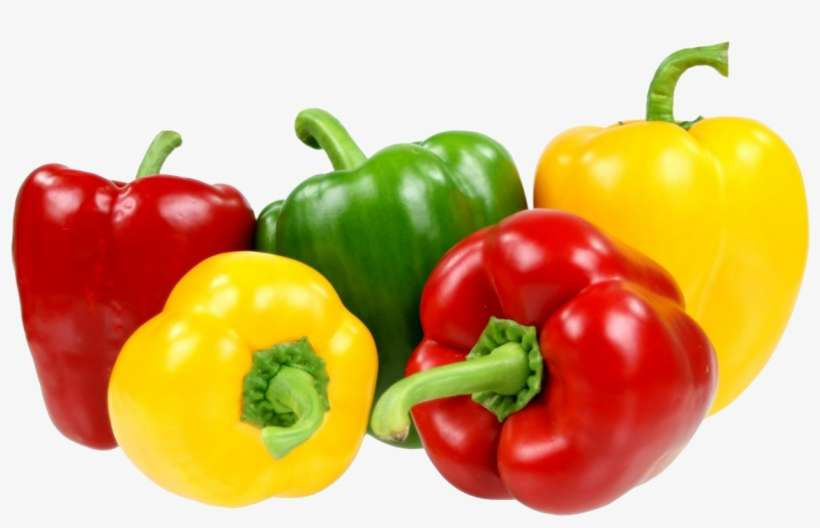
%> input picture peppers.jpg, 820 x 528 px
$ octave codeee.m   (GNU Octave 9; MATLAB toolbox functions it lacks are replaced by stand-ins)
%> lines starting %> are read from the running program, lines starting %| are printed output that depends on the picture; in (x1, y1, x2, y2) boxes, pixels count from 0 and x2, y2 are one past the last pixel; in counts of white or black regions, pixels touching at a corner belong together; the program's own positions count from 1
% Conversion of colour image to gray image
RGB = imread('peppers.jpg');
%> RGB is the input picture: size 528x820x3 uint8; mean R, G, B 216.5, 177.3, 123.2
subplot(1,2,1);
imshow(RGB);
subplot(1,2,2);
x = rgb2gray(RGB);
imshow(x)

%Image enhancement
poutOriginal = imread('pout.jfif');
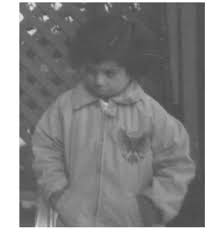
%> input picture pout.jfif, 218 x 232 px
%> poutOriginal is the input picture: size 232x218x3 uint8; min 65, max 255, mean 135.5
pout = rgb2gray(poutOriginal);
pout_imadjust = imadjust(pout);
pout_histeq = histeq(pout);
pout_adapthisteq = adapthisteq(pout);
montage({pout,pout_imadjust,pout_histeq,pout_adapthisteq},'Size',[1 4])
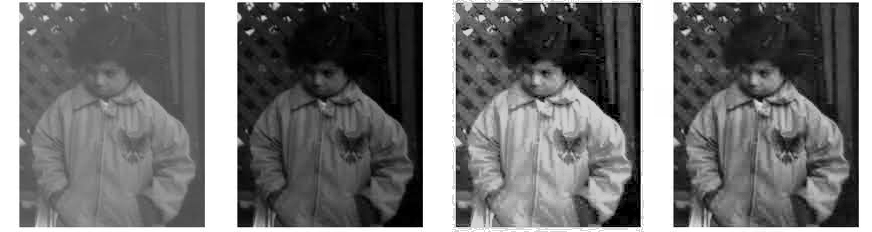
%> displayed picture: size 232x872, on the screen's scale of 0 to 255; min 0, max 255, mean 114.4
title('Original Image and Enhanced Images using imadjust, histeq, and adapthisteq')


% Program for Edge Detection
I = imread('trees.jpeg');
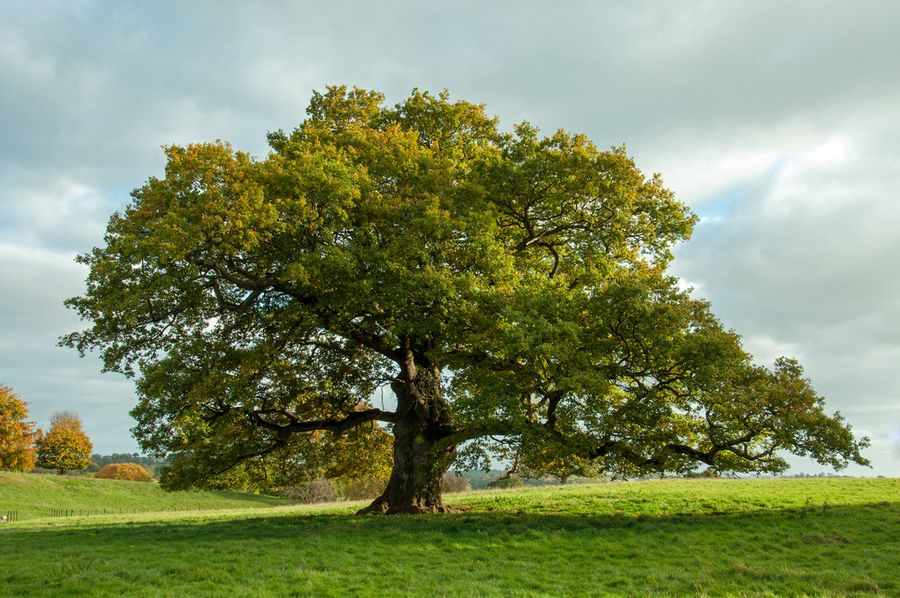
%> input picture trees.jpeg, 900 x 598 px
%> I is the input picture: size 598x900x3 uint8; mean R, G, B 126.9, 139.5, 101
I1=rgb2gray(I);
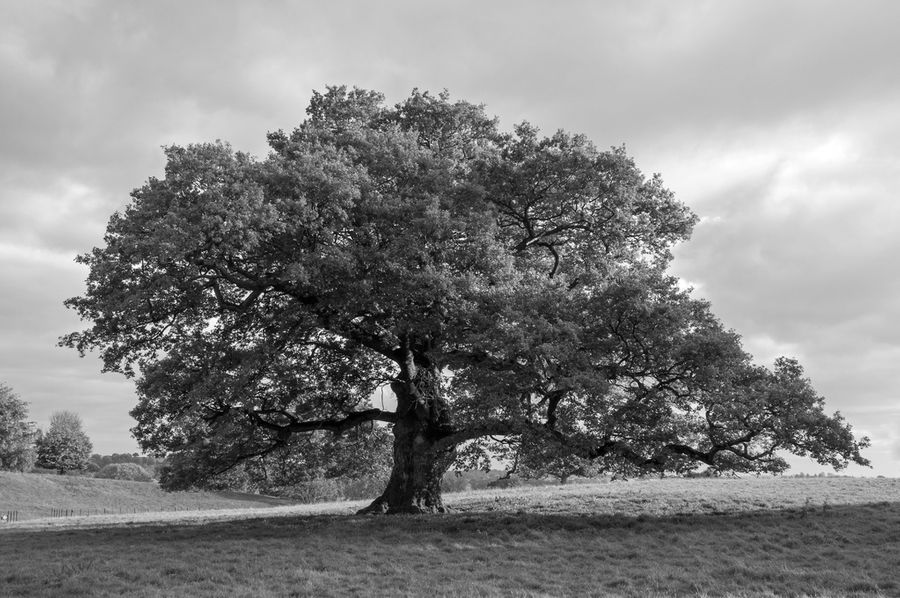
%> I1: size 598x900 uint8; min 0, max 255, mean 131.4
BW1 = edge(I1,'sobel');
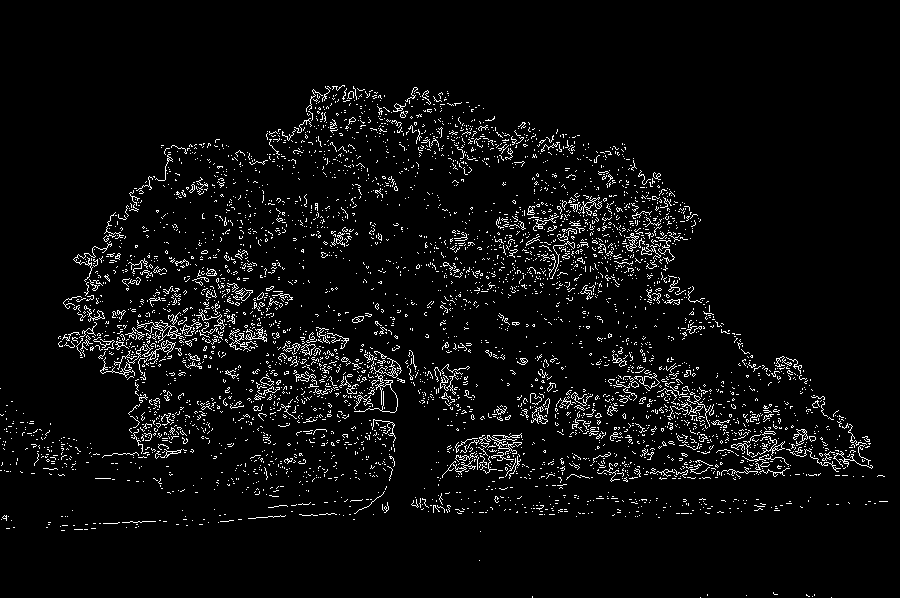
%> BW1: size 598x900 logical; 4.6% white in thin lines or dots, all inside (x1, y1, x2, y2) = (0, 85, 888, 598)
BW2 = edge(I1,'canny');
%> BW2: size 598x900 logical; 10.7% white in thin lines or dots, all inside (x1, y1, x2, y2) = (1, 85, 899, 597)
BW3= edge(I1,'Prewitt');
%> BW3: size 598x900 logical; 4.6% white in thin lines or dots, all inside (x1, y1, x2, y2) = (0, 85, 889, 598)
tiledlayout(1,4)
nexttile
imshow(I)
title('orginal image')
nexttile
imshow(BW1)
title('Sobel Filter')
nexttile
imshow(BW2)
title('Canny Filter')
nexttile
imshow(BW3)
title('Pretwitt Filter')


%Assignment 1
originalImage = imread('trees.jpeg');
originalHistogram = imhist(originalImage);
%> originalHistogram = 256 values, max 46965 at index 1, min 506 at index 255, mean 6307
equalizedImage = histeq(originalImage);
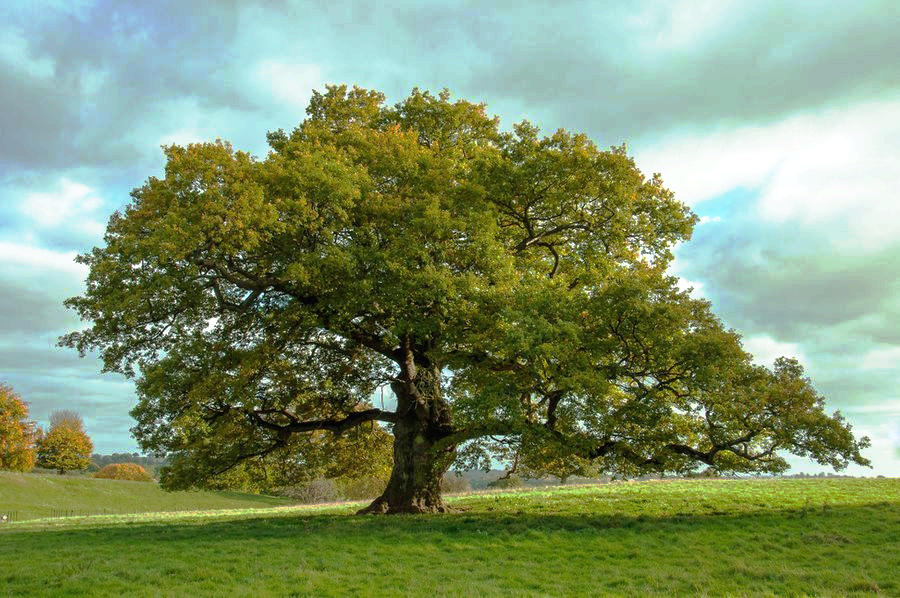
%> equalizedImage: size 598x900x3 uint8; mean R, G, B 126.4, 145.8, 106.7
equalizedHistogram = imhist(equalizedImage);
%> equalizedHistogram = 256 values, max 62296 at index 5, min 0 at index 1, mean 6307
subplot(2, 2, 1);
imshow(originalImage);
title('Original Image');

subplot(2, 2, 2);
bar(originalHistogram);
title('Original Histogram');

subplot(2, 2, 3);
imshow(equalizedImage);
title('Equalized Image');

subplot(2, 2, 4);
bar(equalizedHistogram);
title('Equalized Histogram');
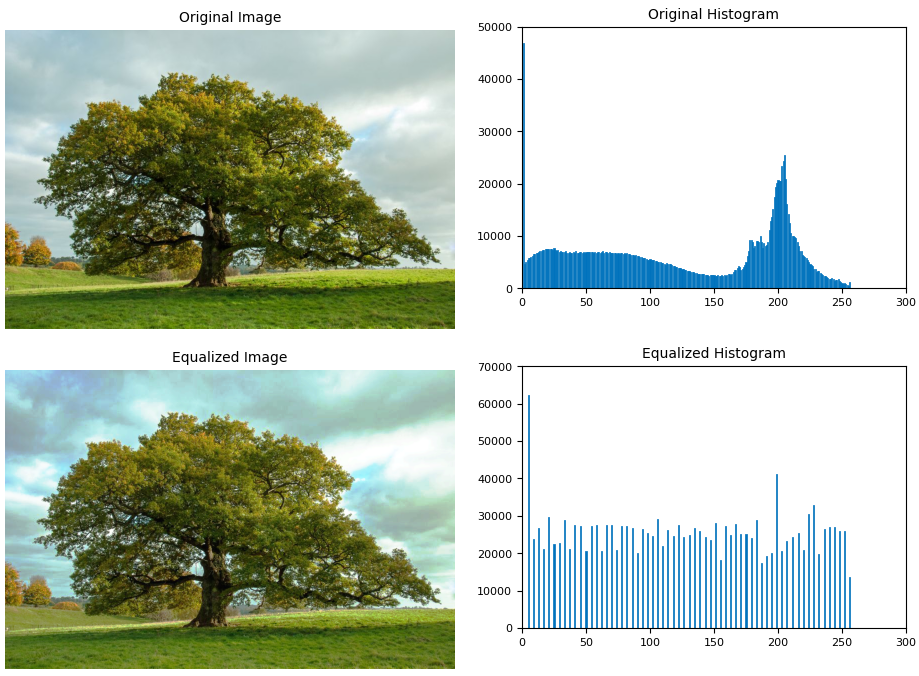
%> figure redrawn from the program's plot data, 4 panels
